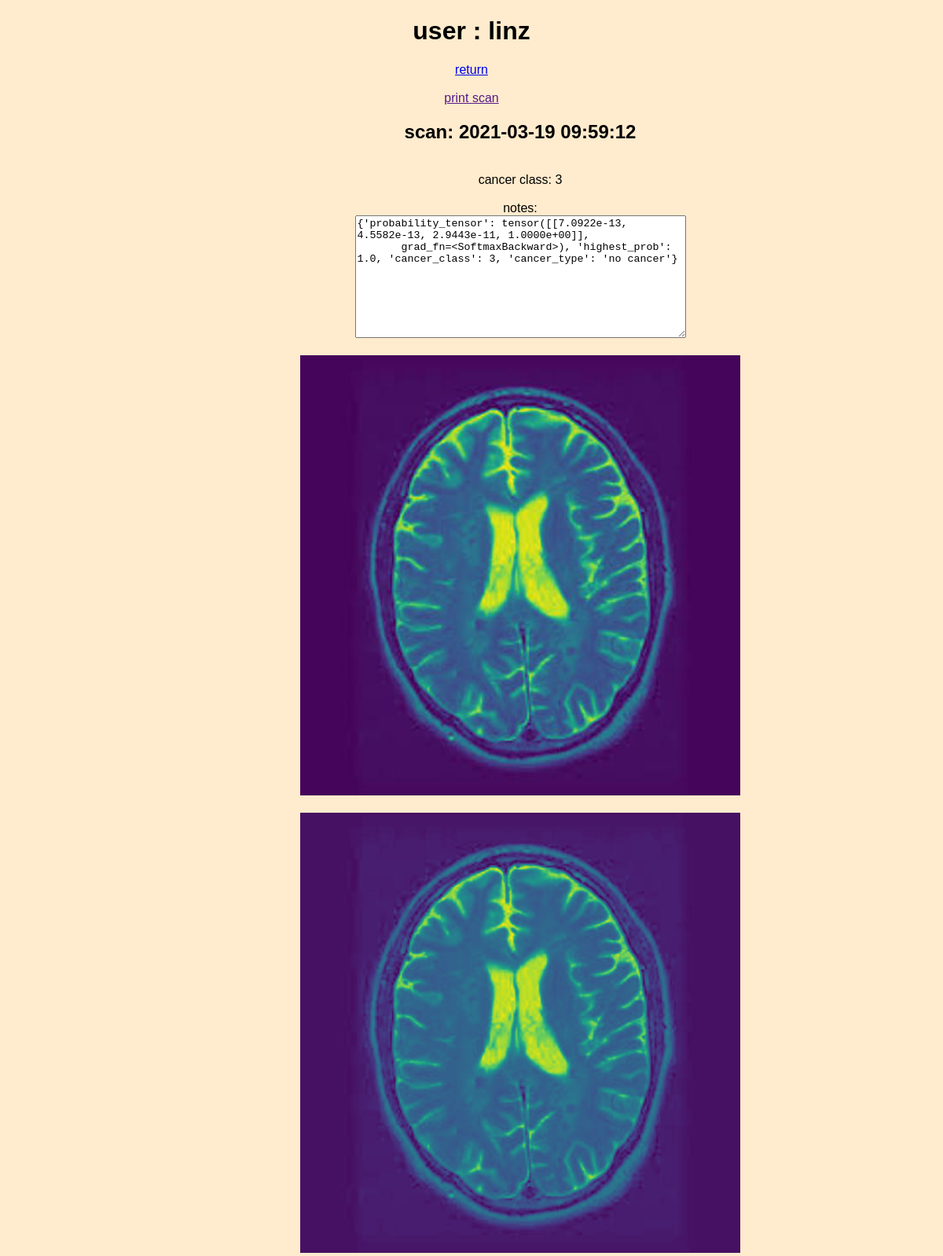
The app's page /view/2/39 with its own data.
### app.py (models this page shows, shortened)
class Images(db.Model):
    __bind_key__ = 'images'
    id = db.Column(db.Integer, primary_key=True)
    user_id = db.Column(db.Integer, ForeignKey(Users.id), nullable=True)
    image_path = db.Column(db.String(200), nullable=False)
    cancer_class = db.Column(db.Integer, nullable=True)
    scan_image_path = db.Column(db.String(200), nullable=True)
    notes = db.Column(db.String(200), nullable=True)
    date_time_added = db.Column(db.String(10))

### app.py (the view)
@app.route('/view/<int:userid>/<int:scanid>')
def view(userid, scanid):
    if userid == 0:
        user = userid
    else:
        user = Users.query.get_or_404(userid)
    return render_template('view_scan.html',
                           user=user,
                           scan=Images.query.get_or_404(scanid))

### app.py (called while the page is built)
@app.after_request
def add_header(r):
    r.cache_control.max_age = 0
    print('no cache')
    return r

### templates/view_scan.html (shortened to what this page needs)
{% extends 'base.html' %}
{% block body %}
{% if user.username %}
    <h1>user : {{user.username}}</h1>
{% else %}
    <h1>user : guest</h1>
{% endif %}
<a href='/user/{{scan.user_id}}'>return</a>
<br>
<br>
<a id='print_link' href=''>print scan</a>
<div style='width: 700px; position: relative; left: 26%;'>
    <h2>scan: {{scan.date_time_added}}</h2>
    <br>
    <a>cancer class: {{scan.cancer_class}}</a>
    <br>
    <br>
    <a>notes:</a>
    <br>
    <textarea readonly rows="10" cols="50" >{{scan.notes}}</textarea>
    <br>
    <br>
    <img src={{scan.image_path}} width='80%'>
    <br>
    <br>
    <img src={{scan.scan_image_path}} width="80%" atl='scan'>
</div>
{% endblock %}

### static/css/main.css (style rules this page uses)
body { font-family: sans-serif; text-align: center; margin: 0px; padding: 0px; background-color: blanchedalmond; }

### records on screen
Images: date_time_added "2021-03-19 09:59:12", cancer_class "3", notes "{'probability_tensor': tensor([[7.0922e-13, 4.5582e-13, 2.9443e-11, 1.0000e+00]], grad_fn=<SoftmaxBackward>), 'highest_prob': 1.0, 'cancer_class': 3, 'cancer_type': 'no cancer'}", image_path (picture), scan_image_path (picture)

### other values on screen
{{ user.username }} "linz"
